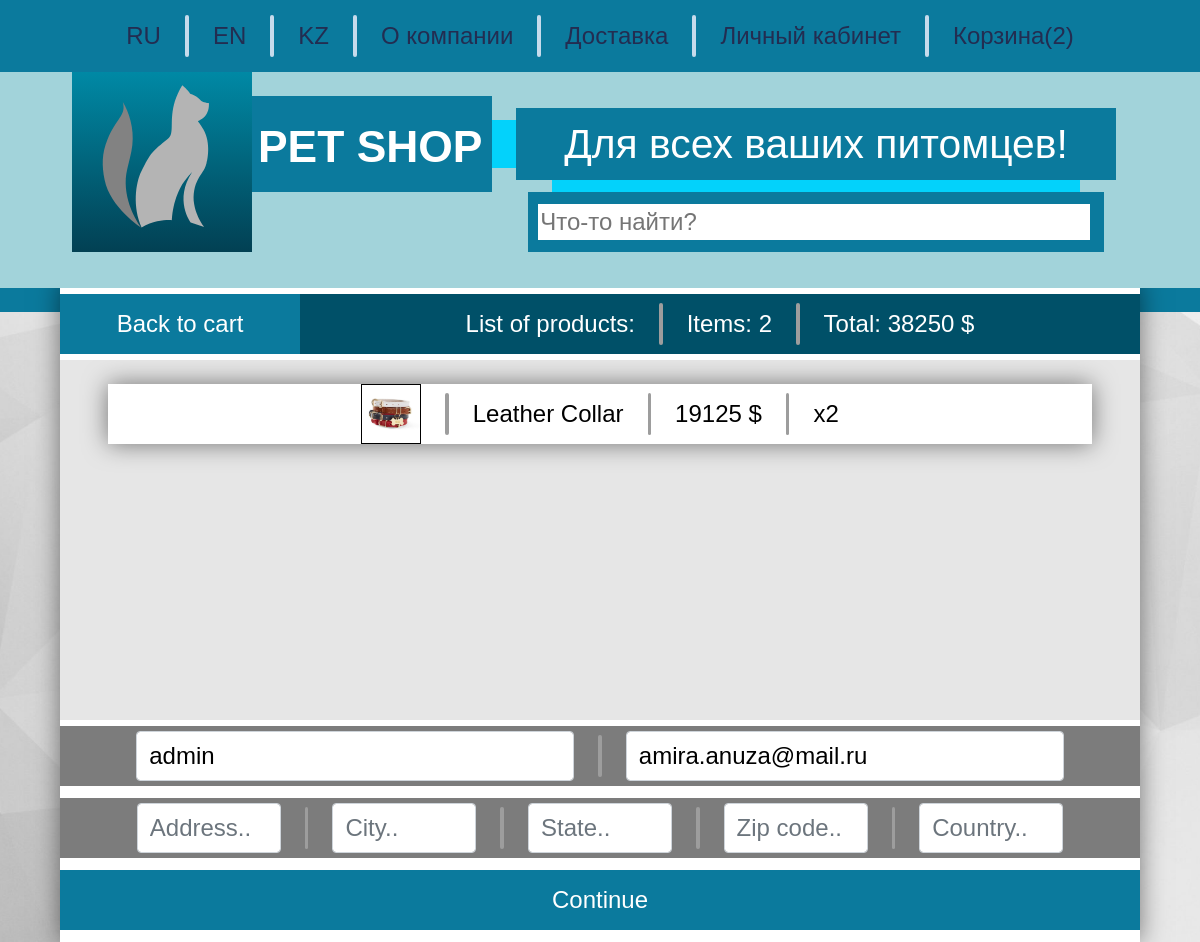
The page /checkout/ (signed in) on the database as committed earlier.
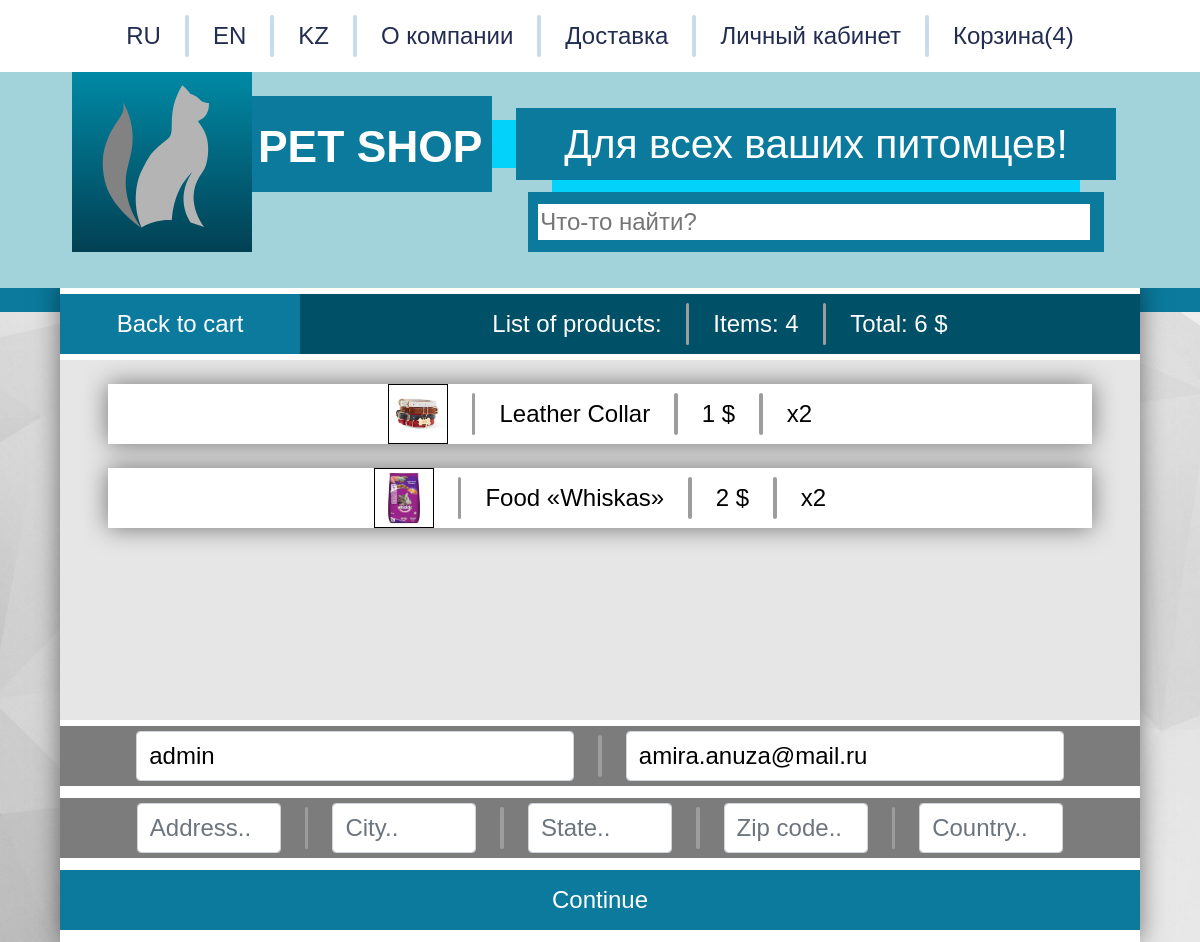
The same page on the database as committed later.
### petshop1/apps/petshop/models.py (models this page shows, shortened)
class Order(models.Model):
    customer = models.ForeignKey(Customer, on_delete=models.SET_NULL, blank=True, null=True)
    date_ordered = models.DateTimeField(auto_now_add=True)
    complete = models.BooleanField(default=False)
    transaction_id = models.CharField(max_length=100, null=True)
    @property
    def get_cart_total(self):
        orderitems = self.orderitem_set.all()
        total = sum([item.get_total for item in orderitems])
        return total
    @property
    def get_cart_items(self):
        orderitems = self.orderitem_set.all()
        total = sum([item.quantity for item in orderitems])
        return total

class OrderItem(models.Model):
    product = models.ForeignKey(Product, on_delete=models.SET_NULL, blank=True, null=True)
    order = models.ForeignKey(Order, on_delete=models.SET_NULL, blank=True, null=True)
    quantity = models.IntegerField(default=0, null=True, blank=True)
    date_added = models.DateTimeField(auto_now_add=True)
    @property
    def get_total(self):
        total = self.product.price * self.quantity
        return total

class Product(models.Model):
    choicesavail = (
        ('Yes', 'Yes'),
        ('In other city', 'In other city'),
        ('Expected', 'Expected'),
    )
    name = models.CharField('name of product', max_length=50)
    image = models.ImageField('url for picture of product', null=True, blank=True)
    description = models.TextField('description of product')
    rating = models.IntegerField('rating', default=0, validators=[MaxValueValidator(5), MinValueValidator(0)])
    price = models.IntegerField('price', default=0, validators=[MinValueValidator(0)])
    brand = models.ForeignKey(Brand, on_delete=models.CASCADE)
    animal = models.ForeignKey(Animal, on_delete=models.CASCADE)
    classification = models.ForeignKey(Classification, on_delete=models.CASCADE)
    availability = models.CharField('availability of product', max_length=20, choices=choicesavail)
    novelty = models.DateTimeField(auto_now_add=True)
    path3D = models.CharField('path dor 3D', max_length=50, null=True, blank=True)
    @property
    def imageURL(self):
        try:
            url = self.image.url
        except:
            url = ''
        return url
    class Meta:
        verbose_name_plural = "products"

### petshop1/apps/petshop/views.py (the view)
# urls.py: path('checkout/', views.checkout, name='checkout'),
def checkout(request):
    if request.user.is_authenticated:
        customer = request.user.customer
        order, created = Order.objects.get_or_create(customer=customer, complete=False)
        items = order.orderitem_set.all()
        cartItems = order.get_cart_items
    else:
        items = []
        order = {'get_cart_total':0, 'get_cart_items':0}
        cartItems = order['get_cart_items']
    context = {'items' : items, 'order' : order, 'cartItems' : cartItems}
    return render(request, 'checkout.html', context)

### templates/checkout.html (shortened to what the changed rows need)
{% extends 'Main.html' %}
{% load static %}
{% block stuff %}
<div class="main" style = "height: 55vw;">
	<div  style = "position:absolute; width: 90vw; top:1vw">
		<div style = "width:70vw; height: 5vw; position: absolute; left:20vw; top: 0vw; background-color: rgb(0, 80, 104); font-size: 2vw; display: flex;  justify-content: center; align-items: center;">
            <p style = "display: block;margin: 2vw; color: white">List of products:</p>
            <div style = "background-color: rgb(157, 157, 157); width:0.3vw; height: 3.5vw; border-radius: 2vw;"></div>
			<p style = "display: block;margin: 2vw; color: white">Items: {{order.get_cart_items}}</p>
            <div style = "background-color: rgb(157, 157, 157); width:0.3vw; height: 3.5vw; border-radius: 2vw;"></div>
            <p style = "display: block;margin: 2vw; color: white">Total: {{order.get_cart_total}} $</p>
        </div>
		<form id="form" style = "position:absolute; width: 90vw; top:5vw">
		<div style = "overflow-y: scroll; overflow-x:hidden; height: 30vw; background-color: rgb(230, 230, 230); position:relative; top: 0.5vw;">
		{% for item in items %}
			<div style = "width:82vw; height: 5vw; position: relative; left:2vw; top: 0vw; background-color: rgb(255, 255, 255); font-size: 2vw; display: flex;  justify-content: center; align-items: center; margin: 2vw; box-shadow: 0 0 2vw rgba(0,0,0,0.5);">
				<img src="{{item.product.imageURL}}"  style = "margin: 2vw; color: black; width: 5vw; height:5vw; border:0.1vw solid black; position: relative; ">
				<div style = "background-color: rgb(157, 157, 157); width:0.3vw; height: 3.5vw; border-radius: 2vw;"></div>
				<p style = "display: block;margin: 2vw; color: black">{{item.product.name}}</p>
				<div style = "background-color: rgb(157, 157, 157); width:0.3vw; height: 3.5vw; border-radius: 2vw;"></div>
				<p style = "display: block;margin: 2vw; color: black">{{item.product.price}} $</p>
				<div style = "background-color: rgb(157, 157, 157); width:0.3vw; height: 3.5vw; border-radius: 2vw;"></div>
				<p style = "display: block;margin: 2vw; color: black">x{{item.quantity}}</p>
			</div>
		{% endfor %}
		</div>
		</form>
	</div>
</div>
{% endblock stuff %}

Rows that differ between the two databases and show on the page:
changed through a linked row, Order: get_cart_items "2" → "4"; get_cart_total "38250" → "6"
changed through a linked row, OrderItem "Leather Collar": product.price "19125" → "1"
added OrderItem: product.imageURL (picture), product.name "Food «Whiskas»", product.price "2", quantity "2"
Other text that changed with them:
{{ cartItems }}: "2" → "4"
